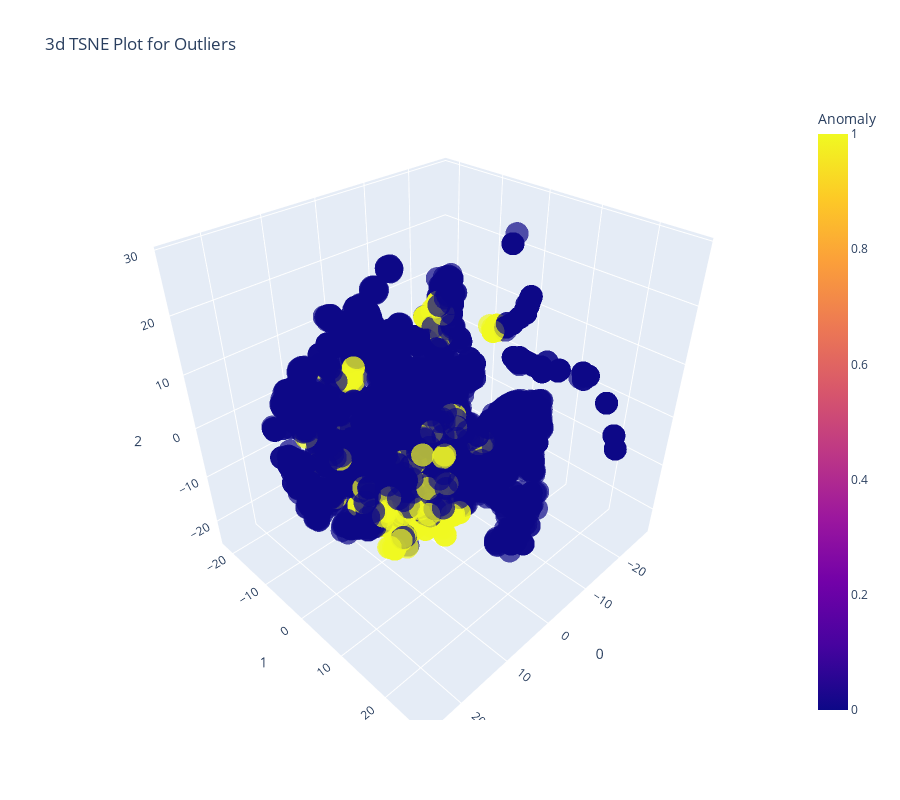

Write notebook code for a chart like this one.
### Markdown cell above
---

## Cell 8: Visualize Anomalies

### What
Visualizing detected anomalies in 2D space using dimensionality reduction.

### Why
Helps understand:
- Where anomalies lie in feature space
- If they form patterns
- Model behavior

### Technical Details
PCA or t-SNE reduces dimensions for visualization.

### Expected Output
2D plot showing normal vs anomalous flows.

### Code cell
print("=" * 60)
print("VISUALIZING ANOMALIES IN 2D")
print("=" * 60)

# PyCaret's built-in visualization
plot_model(iforest, plot='tsne')

print("\n" + "=" * 60)
print("INTERPRETING THE VISUALIZATION")
print("=" * 60)
print("\n- Blue points: Normal network traffic")
print("- Red/Yellow points: Detected anomalies")
print("- t-SNE reduces 7 dimensions to 2D")
print("\nGood detection shows:")
print("- Anomalies at edges/outside main cluster")
print("- Clear separation from normal traffic")
print("- Some clustering of similar attack types")

### Figure 1 — Plotly figure (JSON) as saved in the notebook; plotly's stock layout.template omitted (floating-point values rounded to 4 significant figures; data arrays with more than 128 entries replaced by an {"elided": "..."} marker saying what was removed)
{"data": [{"customdata": {"elided": "4924x1 float values"}, "hovertemplate": "0=%{x}<br>1=%{y}<br>2=%{z}<br>Feature=%{customdata[0]}<br>Anomaly=%{marker.color}<extra></extra>", "legendgroup": "", "marker": {"color": {"elided": "4924 int values"}, "coloraxis": "coloraxis", "opacity": 0.7, "symbol": "circle"}, "mode": "markers", "name": "", "scene": "scene", "showlegend": false, "type": "scatter3d", "x": {"elided": "4924 float values"}, "y": {"elided": "4924 float values"}, "z": {"elided": "4924 float values"}}], "layout": {"coloraxis": {"colorbar": {"title": {"text": "Anomaly"}}, "colorscale": [[0, "#0d0887"], [0.1111, "#46039f"], [0.2222, "#7201a8"], [0.3333, "#9c179e"], [0.4444, "#bd3786"], [0.5556, "#d8576b"], [0.6667, "#ed7953"], [0.7778, "#fb9f3a"], [0.8889, "#fdca26"], [1, "#f0f921"]]}, "height": 800, "legend": {"tracegroupgap": 0}, "scene": {"domain": {"x": [0, 1], "y": [0, 1]}, "xaxis": {"title": {"text": "0"}}, "yaxis": {"title": {"text": "1"}}, "zaxis": {"title": {"text": "2"}}}, "title": {"text": "3d TSNE Plot for Outliers"}, "width": 900}}
